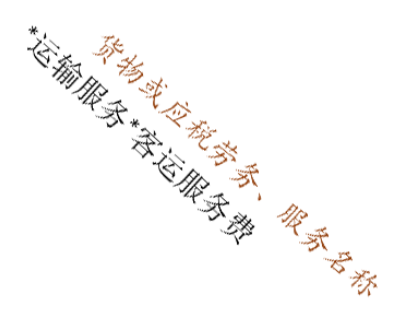
#> input picture img2.png, 402 x 310 px
$ python ocr.py
#> lines starting #> are read from the running program, lines starting #| are printed output that depends on the picture; after the words box and inside, x2 and y2 are one past the last pixel; in counts of white or black regions, pixels touching at a corner belong together
import cv2
import numpy as np
from PIL import Image

def rotate_image(image, angle):
    (h, w) = image.shape[:2]
    (cX, cY) = (w // 2, h // 2)

    # 旋转矩阵
    M = cv2.getRotationMatrix2D((cX, cY), angle, 1.0)
    cos = np.abs(M[0, 0])
    sin = np.abs(M[0, 1])

    # 计算新边界尺寸
    nW = int((h * sin) + (w * cos))
    nH = int((h * cos) + (w * sin))

    # 调整旋转矩阵的平移部分
    M[0, 2] += (nW / 2) - cX
    M[1, 2] += (nH / 2) - cY

    # 执行实际旋转和缩放
    return cv2.warpAffine(image, M, (nW, nH))

def 画出文字区域(image, boxes):
    for box in boxes:
        box = box.astype(np.int32)
        cv2.polylines(image, [box], True, (0, 255, 0), 2)
    return image

# 读取图像
image = cv2.imread('img2.png')
#> image is the input picture: shape (310, 402, 3); mean B, G, R 248.4, 249.1, 250.1

# 转为灰度图像
gray = cv2.cvtColor(image, cv2.COLOR_BGR2GRAY)

# 边缘检测
edged = cv2.Canny(gray, 50, 150)
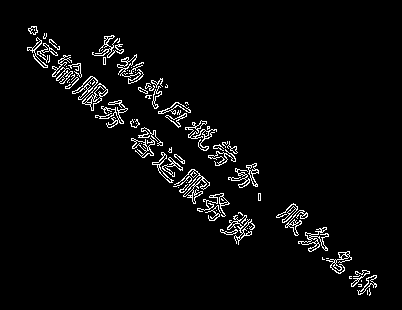
#> edged: shape (310, 402); 3.7% white in thin lines or dots, all inside (x1, y1, x2, y2) = (27, 26, 377, 296)

# 查找轮廓
contours, _ = cv2.findContours(edged, cv2.RETR_LIST, cv2.CHAIN_APPROX_SIMPLE)
#> contours = 222 contours, 141 with area under 20; largest, box (x1, y1, x2, y2) and area: (82, 83, 108, 111) 284, (174, 169, 210, 204) 222, (72, 76, 98, 100) 192, (298, 227, 329, 252) 171, (117, 54, 144, 84) 154

# 找到最大轮廓
largest_contour = max(contours, key=cv2.contourArea)
#> largest_contour = contour of 35 points, box (x1, y1, x2, y2) (82, 83, 108, 111), area 284
# 画出最大轮廓
cv2.drawContours(image, [largest_contour], -1, (0, 255, 0), 2)

# 获取最小外接矩形
rect = cv2.minAreaRect(largest_contour)
#> rect = ((95.06, 96.05), (27.17, 14.21), -51.34)
#画出最小外接矩形
box = cv2.boxPoints(rect)
#> box = [[92.12, 111.1], [81.02, 102.2], [98, 81], [109.1, 89.88]]
box = np.int0(box)
#> box = [[92, 111], [81, 102], [98, 81], [109, 89]]
cv2.drawContours(image, [box], 0, (0, 0, 255), 2)
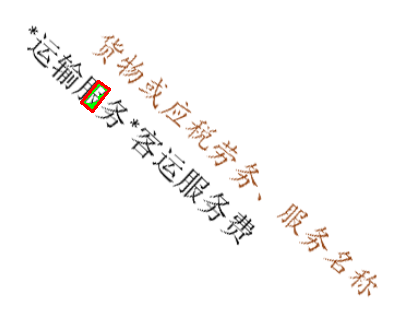
#> image: shape (310, 402, 3); mean B, G, R 247.9, 248.7, 250.1

angle = rect[-1]
#> angle = -51.34

# 调整角度范围
if angle < -45:
    angle = -(90 + angle)
#> angle = -38.66
else:
    angle = -angle

# 旋转图像
rotated = rotate_image(image, angle+90)
#> in rotate_image, `return cv2.warpAffine(image, M, (nW, nH))`:
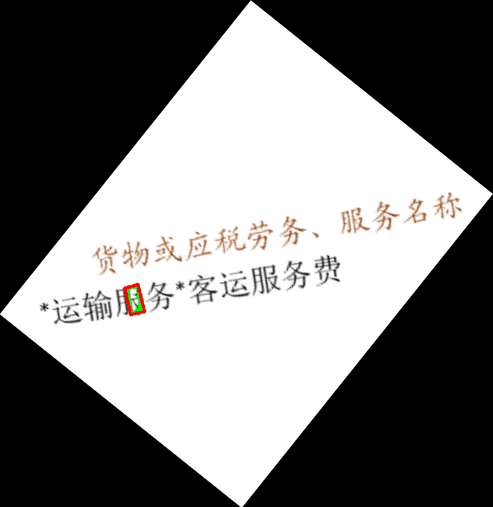
#> returned value: shape (507, 493, 3); mean of channels 0, 1, 2 123.6, 124, 124.7; drawn as B, G, R


# 保存旋转后的图像
cv2.imwrite('output.jpg', rotated)
